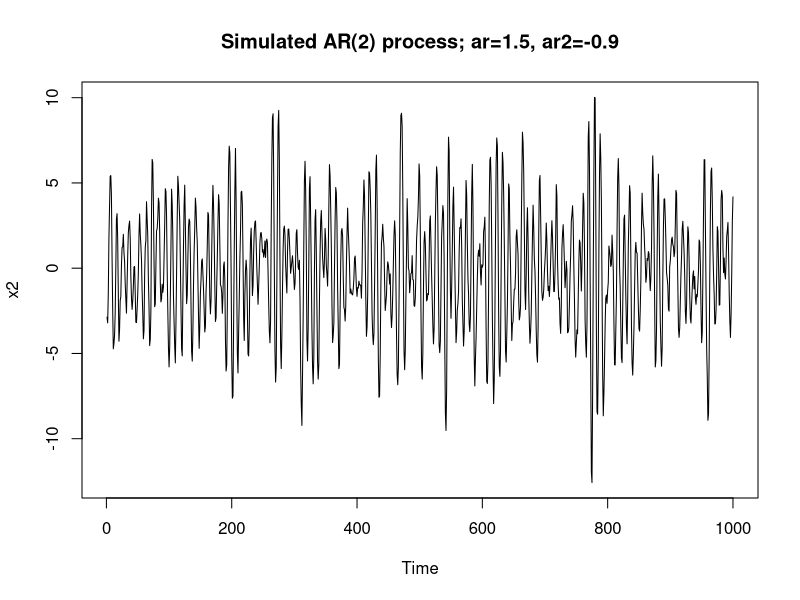
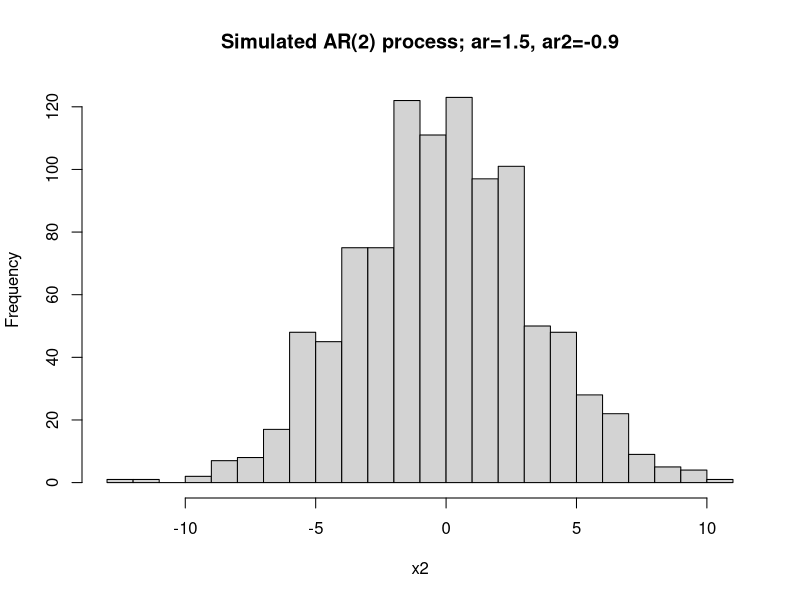
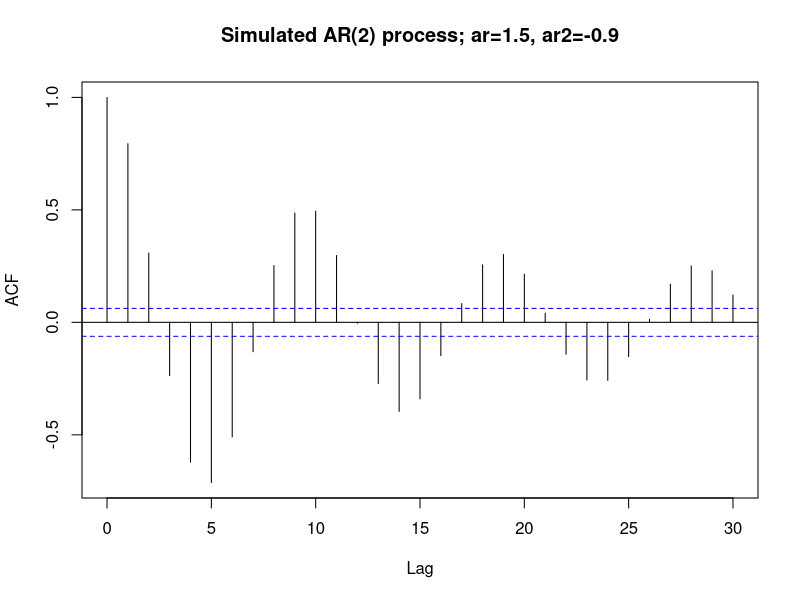
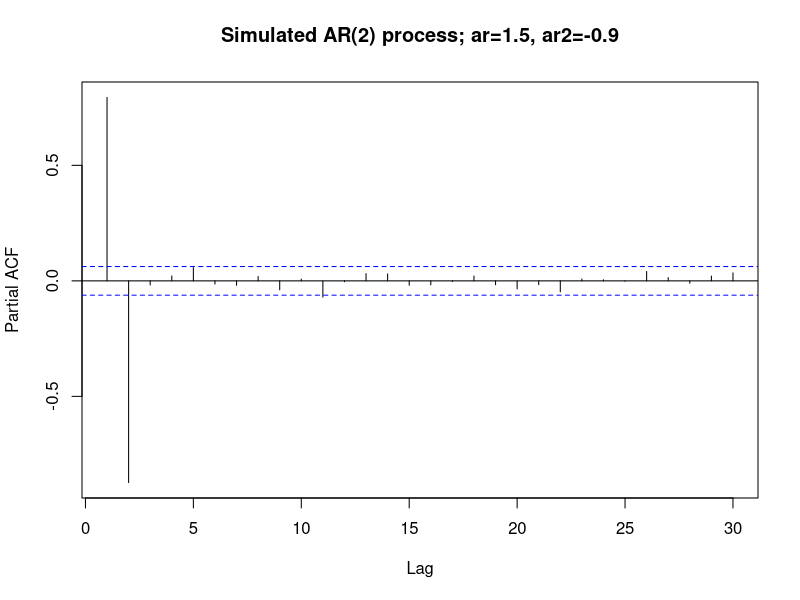
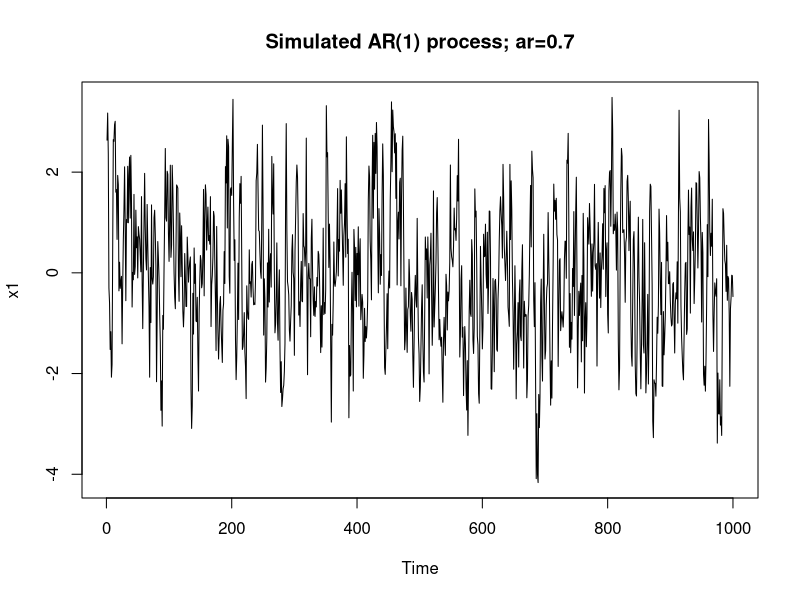
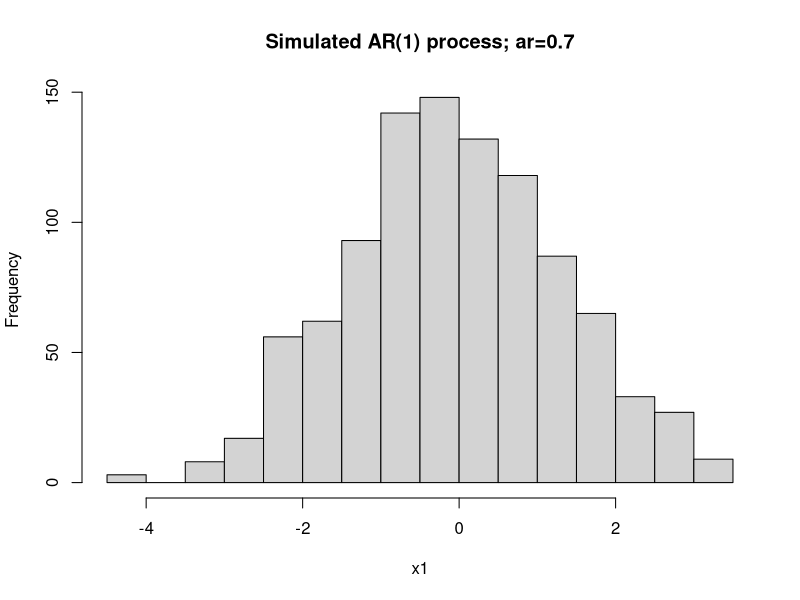
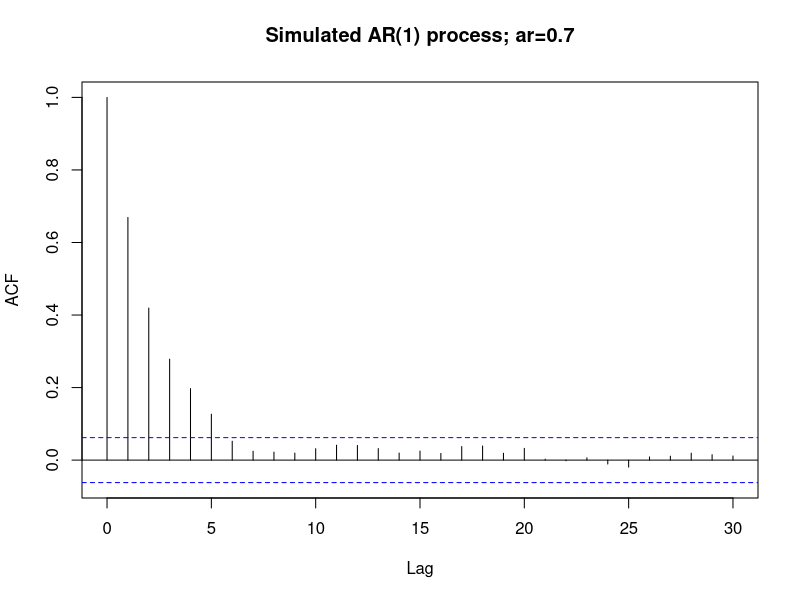
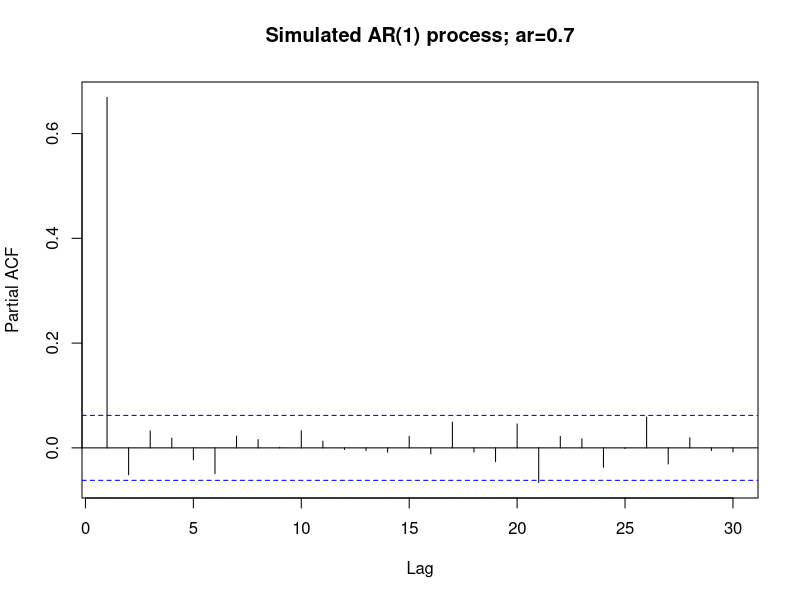

Write the R code that produced these figures, in order.
## ---- chunk 1
knitr::opts_chunk$set(echo = TRUE)
options(digits=4, fig.height=3.5)
library(car)
library(dplyr)
## ---- chunk 2
(roots <- polyroot(c(1, -1.5, 0.9)))
abs(roots)

(inverse_roots <- 1/roots)
abs(inverse_roots)
## ---- chunk 3
x2 <- w <- rnorm(1000)  # not clear we need this line
x2 <- arima.sim(n=1000,list(ar=c(1.5, -0.9), ma=0))
str(x2)
summary(x2)

plot(x2, main='Simulated AR(2) process; ar=1.5, ar2=-0.9')
hist(x2, breaks=20, main='Simulated AR(2) process; ar=1.5, ar2=-0.9')
acf(x2, main='Simulated AR(2) process; ar=1.5, ar2=-0.9')
pacf(x2, main='Simulated AR(2) process; ar=1.5, ar2=-0.9')
## ---- chunk 4
(x2_ar <- ar(x2, method='mle'))
x2_ar$order  # order of lowest AIC model
x2_ar$ar  # parameter estimate
x2_ar_se <- sqrt(x2_ar$asy.var)  # calc std error from asymptotic variance
x2_ar$aic  # get the AIC for each order model
## ---- chunk 5
(x2_coef1_ci <- x2_ar$ar[1] + c(-1.96, 1.96) * x2_ar_se[1,1])
(x2_coef2_ci <- x2_ar$ar[2] + c(-1.96, 1.96) * x2_ar_se[2,2])
## ---- chunk 6
x1 <- w <- rnorm(1000)
x1 <- arima.sim(n=1000, list(ar=c(0.7), ma=0))
str(x1)
summary(x1)

plot(x1, main='Simulated AR(1) process; ar=0.7')
hist(x1, breaks=20, main='Simulated AR(1) process; ar=0.7')
acf(x1, main='Simulated AR(1) process; ar=0.7')
pacf(x1, main='Simulated AR(1) process; ar=0.7')
## ---- chunk 7
(x1_ar <- ar(x1, method='mle'))
x1_ar$order  # order of lowest AIC model
x1_ar$ar  # parameter estimate
(x1_ar_se <- sqrt(x1_ar$asy.var))  # calc std error from asymptotic variance
x1_ar$aic  # get the AIC for each order model
## ---- chunk 8
head(x1_ar$resid)   
hist(x1_ar$resid[-1], breaks=20, main='Residuals')  # [-1] tells it to drop the first NA point
qqnorm(x1_ar$resid[-1])  # [-1] tells it to drop the first NA point
## ---- chunk 9
head(x2_ar$resid)   
hist(x2_ar$resid[-c(1,2)], breaks=20, main='Residuals')  # [-1] tells it to drop the first NA point
qqnorm(x2_ar$resid[-c(1,2)])  # [-1] tells it to drop the first NA point
## ---- chunk 10
# Note that the `fit$resid` object is a time series, but appending `[-c(1,2)]`
# converts it to numeric, so we have to change it back.
x2_resid_ts <- ts(x2_ar$resid[-c(1:5)])
plot(x2_resid_ts, main='Residual Time Series')
acf(x2_resid_ts, main='ACF of Residuals')
pacf(x2_resid_ts, main='PACF of Residuals')
